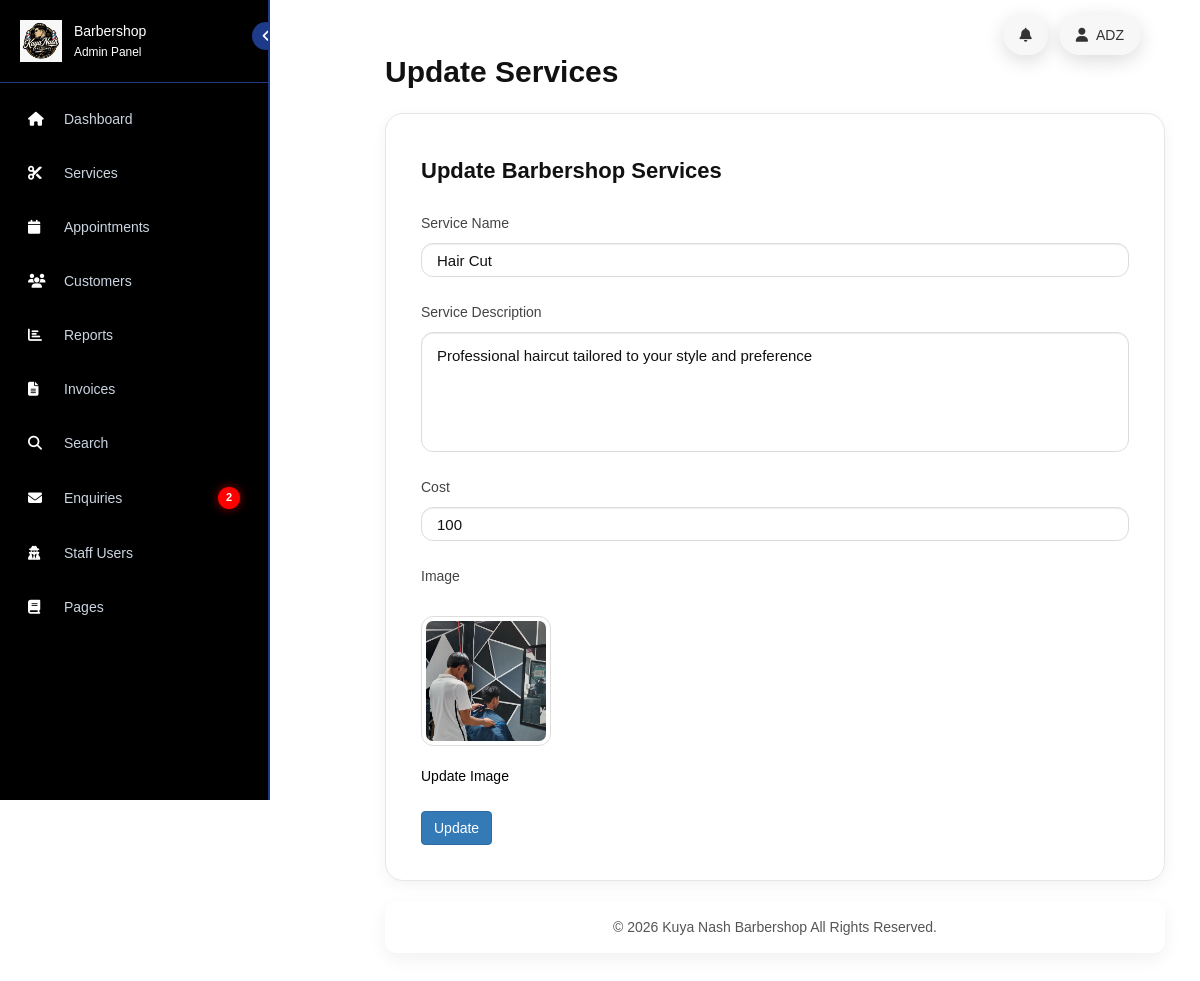
/admin/edit-services.php?editid=18 (signed in), run on the app's committed database.
### tables this page shows
CREATE TABLE `tblservices` (
  `ID` int(10) NOT NULL,
  `ServiceName` varchar(200) DEFAULT NULL,
  `ServiceDescription` mediumtext DEFAULT NULL,
  `Cost` int(10) DEFAULT NULL,
  `Image` varchar(200) DEFAULT NULL,
  `CreationDate` timestamp NULL DEFAULT current_timestamp()
);

### admin/edit-services.php (the view, shortened to what this page needs)
<?php
$eid = isset($_GET['editid']) ? intval($_GET['editid']) : 0;
?>
<!DOCTYPE HTML>
<html lang="en">
<head>
<link href="css/bootstrap.css" rel="stylesheet">
<link href="css/font-awesome.css" rel="stylesheet">
</head>
<body class="cbp-spmenu-push">
<div class="main-content">
    <?php include_once('includes/sidebar.php');?>
    <div id="page-wrapper">
        <?php include_once('includes/header.php');?>
        <h2 class="page-title">Update Services</h2>
        <div class="card-box">
            <h4>Update Barbershop Services</h4>
            <form method="post">
                <?php
                $ret = mysqli_query($con, "SELECT * FROM tblservices WHERE ID='$eid'");
                $row = mysqli_fetch_array($ret);
                ?>
                <div class="form-group">
                    <label>Service Name</label>
                    <input
                        type="text"
                        class="form-control"
                        name="sername"
                        value="<?php echo htmlentities($row['ServiceName']); ?>"
                        required
                    >
                </div>
                <div class="form-group">
                    <label>Service Description</label>
                    <textarea
                        class="form-control"
                        name="serdesc"
                        required><?php echo htmlentities($row['ServiceDescription']); ?></textarea>
                </div>
                <div class="form-group">
                    <label>Cost</label>
                    <input
                        type="text"
                        class="form-control"
                        name="cost"
                        value="<?php echo htmlentities($row['Cost']); ?>"
                        required
                    >
                </div>
                <div class="form-group">
                    <label>Image</label><br>
                    <img
                        src="images/<?php echo $row['Image']; ?>"
                        class="service-image"
                        alt="Service Image"
                    >
                    <br>
                    <a
                        href="update-image.php?lid=<?php echo $row['ID']; ?>"
                        class="update-link"
                    >
                        Update Image
                    </a>
                </div>
                <button type="submit" name="submit" class="btn btn-primary">
                    Update
                </button>
            </form>
        </div>
        <?php include_once('includes/footer.php');?>
    </div>
</div>
</body>
</html>

### admin/includes/header.php (shortened to what this page needs)
<?php
include('includes/dbconnection.php');
$adid = $_SESSION['bpmsaid'];
$stmt = $con->prepare("SELECT AdminName, Email FROM tbladmin WHERE ID=?");
$stmt->bind_param("i", $adid);
$stmt->execute();
$result = $stmt->get_result();
$row = $result->fetch_assoc();
$name  = $row['AdminName'] ?? 'Admin';
?>
<!DOCTYPE html>
<html>
<head>
<link href="https://cdnjs.cloudflare.com/ajax/libs/font-awesome/6.5.0/css/all.min.css" rel="stylesheet">
</head>
<body>
<div class="header">
  <div class="icon" onclick="toggleMenu('notifMenu')">
    <i class="fa fa-bell"></i>
  </div>
  <div class="profile-trigger" onclick="toggleMenu('profileMenu')">
    <i class="fa fa-user"></i>
    <?= htmlspecialchars($name) ?>
  </div>
</div>
</body>
</html>

### admin/edit-services.php (style rules this page uses)
* { margin:0; padding:0; box-sizing:border-box; }
body { background:#ffffff; font-family:'Poppins', sans-serif; }
#page-wrapper { margin-left:350px; padding:35px; min-height:100vh; background:#fff; }
.page-title { font-size:30px; font-weight:600; color:#111; margin-bottom:25px; }
.card-box { width:100%; max-width:950px; background:#fff; border-radius:18px; padding:35px; border:1px solid #e6e6e6; box-shadow:0 4px 15px rgba(0,0,0,0.05); }
.card-box h4 { font-size:22px; font-weight:600; margin-bottom:30px; color:#111; }
.form-group { margin-bottom:25px; }
.form-group label { display:block; margin-bottom:10px; font-size:14px; font-weight:500; color:#444; }
.form-control { width:100%; border:1px solid #dcdcdc; border-radius:12px; padding:12px 15px; font-size:15px; background:#fff; color:#111; transition:0.3s; }
textarea.form-control { min-height:120px; resize:none; }
.service-image { width:130px; height:130px; object-fit:cover; border-radius:12px; border:1px solid #ddd; padding:4px; background:#fff; margin-bottom:10px; }
.update-link { display:inline-block; margin-top:10px; color:#000; font-weight:500; text-decoration:none; }

### admin/includes/sidebar.php (style rules this page uses)
:root { --black:#000; --white:#fff; --blue:#1e3a8a; --blue-light:#2563eb; --gray:#cbd5e1; }
body { margin:0; font-family:Segoe UI, sans-serif; background:var(--white); }

### admin/includes/header.php (style rules this page uses)
body { margin:0; font-family:Arial, sans-serif; }
.header { position:fixed; top:15px; right:60px; display:flex; gap:12px; z-index:9999; }
.icon, .profile-trigger { position:relative; display:flex; align-items:center; gap:8px; cursor:pointer; background:rgba(247, 247, 247, 0.95); padding:10px 16px; border-radius:25px; box-shadow:0 5px 20px rgba(0,0,0,0.15); font-size:14px; }

### data on the page
tblservices: sername "Hair Cut", serdesc "Professional haircut tailored to your style and preference", cost "100", Image (picture)

### other printed values
$notifCount "2"
$name "ADZ"
